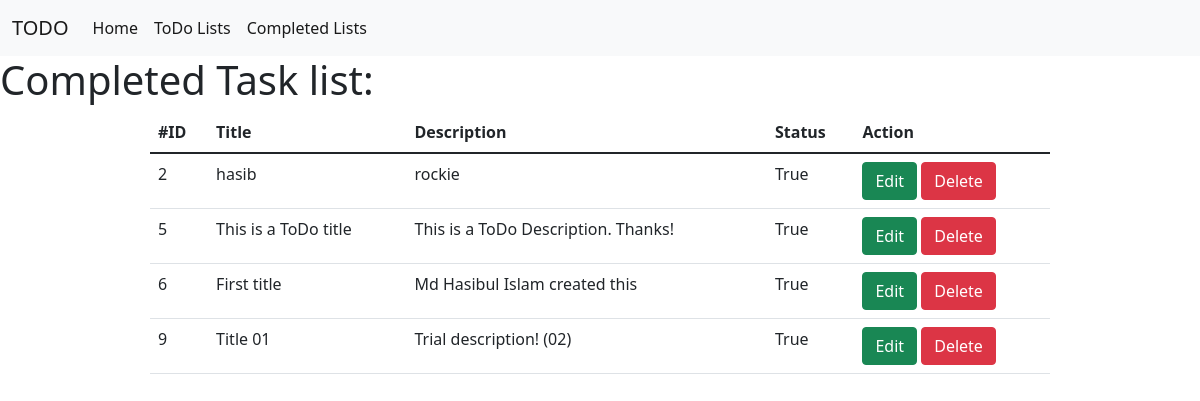
The app's page /completed-task-list/ with its own data.
### todo_home/models.py (models this page shows, shortened)
class ToDoModels(models.Model):
    taskId = models.AutoField(primary_key=True)
    taskTitle = models.CharField(max_length=100)
    taskDescription = models.TextField()
    is_completed = models.BooleanField(default=False)

### todo_home/views.py (the view)
# urls.py: path('completed-task-list/', CompletedTaskListView.as_view(), name='completed_task_list'),
class CompletedTaskListView(ListView):
    model = models.ToDoModels
    template_name = 'completed_task_list.html'
    context_object_name = 'tasks'

### todo_home/templates/completed_task_list.html (shortened to what this page needs)
{% extends "base.html" %}
{% block bodyblock %}
    <h1>Completed Task list: </h1>
    <table class="table table-hover w-75 mx-auto">
        <thead>
          <tr>
            <th scope="col">#ID</th>
            <th scope="col">Title</th>
            <th scope="col">Description</th>
            <th scope="col">Status</th>
            <th scope="col">Action</th>
          </tr>
        </thead>
        <tbody>
        {% for task in tasks %}
        {% if task.is_completed %}
            <tr>
                <td>{{ task.taskId }}</td>
                <td>{{ task.taskTitle }}</td>
                <td>{{ task.taskDescription }}</td>
                <td>{{ task.is_completed }}</td>
                <td>
                    <a class="btn btn-success" href="{% url 'edit_task' pk=task.taskId %}">Edit</a>
                    <a class="btn btn-danger" href="{% url 'delete_task' pk=task.taskId %}">Delete</a>
                </td>
            </tr>
        {% endif %}
        {% endfor %}
        </tbody>
      </table>
{% endblock %}

### records on screen
ToDoModels: taskId "2", taskTitle "hasib", taskDescription "rockie", is_completed "True"
ToDoModels: taskId "5", taskTitle "This is a ToDo title", taskDescription "This is a ToDo Description. Thanks!", is_completed "True"
ToDoModels: taskId "6", taskTitle "First title", taskDescription "Md Hasibul Islam created this", is_completed "True"
ToDoModels: taskId "9", taskTitle "Title 01", taskDescription "Trial description! (02)", is_completed "True"
